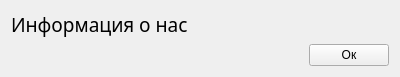
<?xml version="1.0" encoding="UTF-8"?>
<ui version="4.0">
 <class>AboutProducerWidget</class>
 <widget class="QWidget" name="AboutProducerWidget">
  <property name="geometry">
   <rect>
    <x>0</x>
    <y>0</y>
    <width>400</width>
    <height>77</height>
   </rect>
  </property>
  <property name="windowTitle">
   <string>Form</string>
  </property>
  <layout class="QVBoxLayout" name="verticalLayout">
   <item>
    <layout class="QHBoxLayout" name="horizontalLayout_2">
     <item>
      <widget class="QLabel" name="label">
       <property name="font">
        <font>
         <family>MS PMincho</family>
         <pointsize>14</pointsize>
        </font>
       </property>
       <property name="text">
        <string>Информация о нас</string>
       </property>
      </widget>
     </item>
     <item>
      <spacer name="horizontalSpacer">
       <property name="orientation">
        <enum>Qt::Horizontal</enum>
       </property>
       <property name="sizeHint" stdset="0">
        <size>
         <width>40</width>
         <height>20</height>
        </size>
       </property>
      </spacer>
     </item>
    </layout>
   </item>
   <item>
    <spacer name="verticalSpacer">
     <property name="orientation">
      <enum>Qt::Vertical</enum>
     </property>
     <property name="sizeHint" stdset="0">
      <size>
       <width>20</width>
       <height>0</height>
      </size>
     </property>
    </spacer>
   </item>
   <item>
    <layout class="QHBoxLayout" name="horizontalLayout">
     <item>
      <spacer name="horizontalSpacer_2">
       <property name="orientation">
        <enum>Qt::Horizontal</enum>
       </property>
       <property name="sizeHint" stdset="0">
        <size>
         <width>40</width>
         <height>20</height>
        </size>
       </property>
      </spacer>
     </item>
     <item>
      <widget class="QPushButton" name="mpExit">
       <property name="text">
        <string>Ок</string>
       </property>
      </widget>
     </item>
    </layout>
   </item>
  </layout>
 </widget>
 <resources/>
 <connections/>
</ui>
